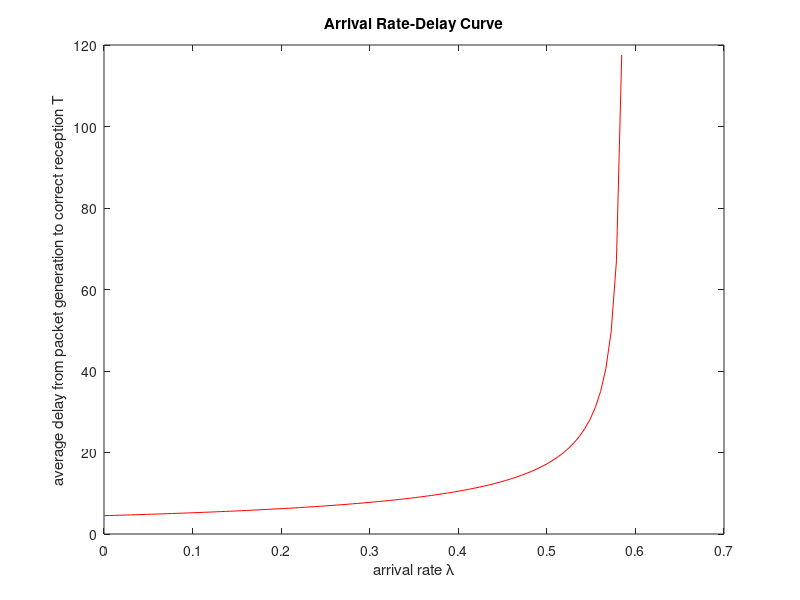

MATLAB code for this plot:
lambda = linspace(0, 0.9.^5, 100);
T = (0.9.^5)./(0.9.^5 - lambda) + (0.9.^5)./(0.9.^5 - lambda*0.9) + (0.9.^5)./(0.9.^5 - lambda*0.9.^2) + (0.9.^5)./(0.9.^5 - lambda*0.9.^3) + (0.9.^5)./(2*0.9.^5 - lambda * 0.9.^4);
plot(lambda, T,"red");
xlabel('arrival rate \lambda');
ylabel('average delay from packet generation to correct reception T');
title('Arrival Rate-Delay Curve');